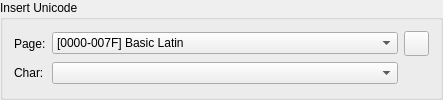
      <widget class="QGroupBox" name="buttonGroup5">
       <property name="title">
        <string>Insert Unicode</string>
       </property>
       <layout class="QGridLayout">
        <item row="0" column="0">
         <widget class="QLabel" name="textLabel1">
          <property name="text">
           <string>Page:</string>
          </property>
          <property name="wordWrap">
           <bool>false</bool>
          </property>
         </widget>
        </item>
        <item row="1" column="0">
         <widget class="QLabel" name="textLabel1_2">
          <property name="text">
           <string>Char:</string>
          </property>
          <property name="wordWrap">
           <bool>false</bool>
          </property>
         </widget>
        </item>
        <item row="0" column="1">
         <widget class="QComboBox" name="cbUniPage">
          <property name="sizePolicy">
           <sizepolicy hsizetype="Preferred" vsizetype="Fixed">
            <horstretch>0</horstretch>
            <verstretch>0</verstretch>
           </sizepolicy>
          </property>
          <property name="minimumSize">
           <size>
            <width>200</width>
            <height>0</height>
           </size>
          </property>
          <property name="toolTip">
           <string>Codepage to use for characted selection</string>
          </property>
          <item>
           <property name="text">
            <string>[0000-007F] Basic Latin</string>
           </property>
          </item>
          <item>
           <property name="text">
            <string>[0080-00FF] Latin-1 Supplementary</string>
           </property>
          </item>
          <item>
           <property name="text">
            <string>[0100-017F] Latin Extended-A</string>
           </property>
          </item>
          <item>
           <property name="text">
            <string>[0180-024F] Latin Extended-B</string>
           </property>
          </item>
          <item>
           <property name="text">
            <string>[0250-02AF] IPA Extensions</string>
           </property>
          </item>
          <item>
           <property name="text">
            <string>[02B0-02FF] Spacing Modifier Letters</string>
           </property>
          </item>
          <item>
           <property name="text">
            <string>[0300-036F] Combining Diacritical Marks</string>
           </property>
          </item>
          <item>
           <property name="text">
            <string>[0370-03FF] Greek and Coptic</string>
           </property>
          </item>
          <item>
           <property name="text">
            <string>[0400-04FF] Cyrillic</string>
           </property>
          </item>
          <item>
           <property name="text">
            <string>[0500-052F] Cyrillic Supplementary</string>
           </property>
          </item>
          <item>
           <property name="text">
            <string>[0530-058F] Armenian</string>
           </property>
          </item>
          <item>
           <property name="text">
            <string>[0590-05FF] Hebrew</string>
           </property>
          </item>
          <item>
           <property name="text">
            <string>[0600-06FF] Arabic</string>
           </property>
          </item>
          <item>
           <property name="text">
            <string>[0700-074F] Syriac</string>
           </property>
          </item>
          <item>
           <property name="text">
            <string>[0780-07BF] Thaana</string>
           </property>
          </item>
          <item>
           <property name="text">
            <string>[0900-097F] Devanagari</string>
           </property>
          </item>
          <item>
           <property name="text">
            <string>[0980-09FF] Bengali</string>
           </property>
          </item>
          <item>
           <property name="text">
            <string>[0A00-0A7F] Gurmukhi</string>
           </property>
          </item>
          <item>
           <property name="text">
            <string>[0A80-0AFF] Gujarati</string>
           </property>
          </item>
          <item>
           <property name="text">
            <string>[0B00-0B7F] Oriya</string>
           </property>
          </item>
          <item>
           <property name="text">
            <string>[0B80-0BFF] Tamil</string>
           </property>
          </item>
          <item>
           <property name="text">
            <string>[0C00-0C7F] Telugu</string>
           </property>
          </item>
          <item>
           <property name="text">
            <string>[0C80-0CFF] Kannada</string>
           </property>
          </item>
          <item>
           <property name="text">
            <string>[0D00-0D7F] Malayalam</string>
           </property>
          </item>
          <item>
           <property name="text">
            <string>[0D80-0DFF] Sinhala</string>
           </property>
          </item>
          <item>
           <property name="text">
            <string>[0E00-0E7F] Thai</string>
           </property>
          </item>
          <item>
           <property name="text">
            <string>[0E80-0EFF] Lao</string>
           </property>
          </item>
          <item>
           <property name="text">
            <string>[0F00-0FFF] Tibetan</string>
           </property>
          </item>
          <item>
           <property name="text">
            <string>[1000-109F] Myanmar</string>
           </property>
          </item>
          <item>
           <property name="text">
            <string>[10A0-10FF] Georgian</string>
           </property>
          </item>
          <item>
           <property name="text">
            <string>[1100-11FF] Hangul Jamo</string>
           </property>
          </item>
          <item>
           <property name="text">
            <string>[1200-137F] Ethiopic</string>
           </property>
          </item>
          <item>
           <property name="text">
            <string>[13A0-13FF] Cherokee</string>
           </property>
          </item>
          <item>
           <property name="text">
            <string>[1400-167F] Unified Canadian Aboriginal Syllabic</string>
           </property>
          </item>
          <item>
           <property name="text">
            <string>[1680-169F] Ogham</string>
           </property>
          </item>
          <item>
           <property name="text">
            <string>[16A0-16FF] Runic</string>
           </property>
          </item>
          <item>
           <property name="text">
            <string>[1700-171F] Tagalog</string>
           </property>
          </item>
          <item>
           <property name="text">
            <string>[1720-173F] Hanunoo</string>
           </property>
          </item>
          <item>
           <property name="text">
            <string>[1740-175F] Buhid</string>
           </property>
          </item>
          <item>
           <property name="text">
            <string>[1760-177F] Tagbanwa</string>
           </property>
          </item>
          <item>
           <property name="text">
            <string>[1780-17FF] Khmer</string>
           </property>
          </item>
          <item>
           <property name="text">
            <string>[1800-18AF] Mongolian</string>
           </property>
          </item>
          <item>
           <property name="text">
            <string>[1E00-1EFF] Latin Extended Additional</string>
           </property>
          </item>
          <item>
           <property name="text">
            <string>[1F00-1FFF] Greek Extended</string>
           </property>
          </item>
          <item>
           <property name="text">
            <string>[2000-206F] General Punctuation</string>
           </property>
          </item>
          <item>
           <property name="text">
            <string>[2070-209F] Superscripts and Subscripts</string>
           </property>
          </item>
          <item>
           <property name="text">
            <string>[20A0-20CF] Currency Symbols</string>
           </property>
          </item>
          <item>
           <property name="text">
            <string>[20D0-20FF] Combining Marks for Symbols</string>
           </property>
          </item>
          <item>
           <property name="text">
            <string>[2100-214F] Letterlike Symbols</string>
           </property>
          </item>
          <item>
           <property name="text">
            <string>[2150-218F] Number Forms</string>
           </property>
          </item>
          <item>
           <property name="text">
            <string>[2190-21FF] Arrows</string>
           </property>
          </item>
          <item>
           <property name="text">
            <string>[2200-22FF] Mathematical Operators</string>
           </property>
          </item>
          <item>
           <property name="text">
            <string>[2300-23FF] Miscellaneous Technical</string>
           </property>
          </item>
          <item>
           <property name="text">
            <string>[2400-243F] Control Pictures</string>
           </property>
          </item>
          <item>
           <property name="text">
            <string>[2440-245F] Optical Character Recognition</string>
           </property>
          </item>
          <item>
           <property name="text">
            <string>[2460-24FF] Enclosed Alphanumerics</string>
           </property>
          </item>
          <item>
           <property name="text">
            <string>[2500-257F] Box Drawing</string>
           </property>
          </item>
          <item>
           <property name="text">
            <string>[2580-259F] Block Elements</string>
           </property>
          </item>
          <item>
           <property name="text">
            <string>[25A0-25FF] Geometric Shapes</string>
           </property>
          </item>
          <item>
           <property name="text">
            <string>[2600-26FF] Miscellaneous Symbols</string>
           </property>
          </item>
          <item>
           <property name="text">
            <string>[2700-27BF] Dingbats</string>
           </property>
          </item>
          <item>
           <property name="text">
            <string>[27C0-27EF] Miscellaneous Mathematical Symbols-A</string>
           </property>
          </item>
          <item>
           <property name="text">
            <string>[27F0-27FF] Supplemental Arrows-A</string>
           </property>
          </item>
          <item>
           <property name="text">
            <string>[2800-28FF] Braille Patterns</string>
           </property>
          </item>
          <item>
           <property name="text">
            <string>[2900-297F] Supplemental Arrows-B</string>
           </property>
          </item>
          <item>
           <property name="text">
            <string>[2980-29FF] Miscellaneous Mathematical Symbols-B</string>
           </property>
          </item>
          <item>
           <property name="text">
            <string>[2A00-2AFF] Supplemental Mathematical Operators</string>
           </property>
          </item>
          <item>
           <property name="text">
            <string>[2E80-2EFF] CJK Radicals Supplement</string>
           </property>
          </item>
          <item>
           <property name="text">
            <string>[2F00-2FDF] Kangxi Radicals</string>
           </property>
          </item>
          <item>
           <property name="text">
            <string>[2FF0-2FFF] Ideographic Description Characters</string>
           </property>
          </item>
          <item>
           <property name="text">
            <string>[3000-303F] CJK Symbols and Punctuation</string>
           </property>
          </item>
          <item>
           <property name="text">
            <string>[3040-309F] Hiragana</string>
           </property>
          </item>
          <item>
           <property name="text">
            <string>[30A0-30FF] Katakana</string>
           </property>
          </item>
          <item>
           <property name="text">
            <string>[3100-312F] Bopomofo</string>
           </property>
          </item>
          <item>
           <property name="text">
            <string>[3130-318F] Hangul Compatibility Jamo</string>
           </property>
          </item>
          <item>
           <property name="text">
            <string>[3190-319F] Kanbun</string>
           </property>
          </item>
          <item>
           <property name="text">
            <string>[31A0-31BF] Bopomofo Extended</string>
           </property>
          </item>
          <item>
           <property name="text">
            <string>[3200-32FF] Enclosed CJK Letters and Months</string>
           </property>
          </item>
          <item>
           <property name="text">
            <string>[3300-33FF] CJK Compatibility</string>
           </property>
          </item>
          <item>
           <property name="text">
            <string>[3400-4DBF] CJK Unified Ideographs Extension A</string>
           </property>
          </item>
          <item>
           <property name="text">
            <string>[4E00-9FAF] CJK Unified Ideographs</string>
           </property>
          </item>
          <item>
           <property name="text">
            <string>[A000-A48F] Yi Syllables</string>
           </property>
          </item>
          <item>
           <property name="text">
            <string>[A490-A4CF] Yi Radicals</string>
           </property>
          </item>
          <item>
           <property name="text">
            <string>[AC00-D7AF] Hangul Syllables</string>
           </property>
          </item>
          <item>
           <property name="text">
            <string>[D800-DBFF] High Surrogates</string>
           </property>
          </item>
          <item>
           <property name="text">
            <string>[DC00-DFFF] Low Surrogate Area</string>
           </property>
          </item>
          <item>
           <property name="text">
            <string>[E000-F8FF] Private Use Area</string>
           </property>
          </item>
          <item>
           <property name="text">
            <string>[F900-FAFF] CJK Compatibility Ideographs</string>
           </property>
          </item>
          <item>
           <property name="text">
            <string>[FB00-FB4F] Alphabetic Presentation Forms</string>
           </property>
          </item>
          <item>
           <property name="text">
            <string>[FB50-FDFF] Arabic Presentation Forms-A</string>
           </property>
          </item>
          <item>
           <property name="text">
            <string>[FE00-FE0F] Variation Selectors</string>
           </property>
          </item>
          <item>
           <property name="text">
            <string>[FE20-FE2F] Combining Half Marks</string>
           </property>
          </item>
          <item>
           <property name="text">
            <string>[FE30-FE4F] CJK Compatibility Forms</string>
           </property>
          </item>
          <item>
           <property name="text">
            <string>[FE50-FE6F] Small Form Variants</string>
           </property>
          </item>
          <item>
           <property name="text">
            <string>[FE70-FEFF] Arabic Presentation Forms-B</string>
           </property>
          </item>
          <item>
           <property name="text">
            <string>[FF00-FFEF] Halfwidth and Fullwidth Forms</string>
           </property>
          </item>
          <item>
           <property name="text">
            <string>[FFF0-FFFF] Specials</string>
           </property>
          </item>
          <item>
           <property name="text">
            <string>[10300-1032F] Old Italic</string>
           </property>
          </item>
          <item>
           <property name="text">
            <string>[10330-1034F] Gothic</string>
           </property>
          </item>
          <item>
           <property name="text">
            <string>[10400-1044F] Deseret</string>
           </property>
          </item>
          <item>
           <property name="text">
            <string>[1D000-1D0FF] Byzantine Musical Symbols</string>
           </property>
          </item>
          <item>
           <property name="text">
            <string>[1D100-1D1FF] Musical Symbols</string>
           </property>
          </item>
          <item>
           <property name="text">
            <string>[1D400-1D7FF] Mathematical Alphanumeric Symbols</string>
           </property>
          </item>
          <item>
           <property name="text">
            <string>[20000-2A6DF] CJK Unified Ideographs Extension B</string>
           </property>
          </item>
          <item>
           <property name="text">
            <string>[2F800-2FA1F] CJK Compatibility Ideographs Supplement</string>
           </property>
          </item>
          <item>
           <property name="text">
            <string>[E0000-E007F] Tags</string>
           </property>
          </item>
          <item>
           <property name="text">
            <string>[F0000-FFFFD] Supplementary Private Use Area-A</string>
           </property>
          </item>
          <item>
           <property name="text">
            <string>[100000-10FFFD] Supplementary Private Use Area-B</string>
           </property>
          </item>
         </widget>
        </item>
        <item row="1" column="1">
         <widget class="QComboBox" name="cbUniChar">
          <property name="sizePolicy">
           <sizepolicy hsizetype="Preferred" vsizetype="Fixed">
            <horstretch>0</horstretch>
            <verstretch>0</verstretch>
           </sizepolicy>
          </property>
          <property name="minimumSize">
           <size>
            <width>25</width>
            <height>0</height>
           </size>
          </property>
          <property name="toolTip">
           <string>Selection of character to insert</string>
          </property>
         </widget>
        </item>
        <item row="0" column="2">
         <widget class="QToolButton" name="bUnicode">
          <property name="sizePolicy">
           <sizepolicy hsizetype="Preferred" vsizetype="Fixed">
            <horstretch>0</horstretch>
            <verstretch>0</verstretch>
           </sizepolicy>
          </property>
          <property name="minimumSize">
           <size>
            <width>25</width>
            <height>25</height>
           </size>
          </property>
          <property name="maximumSize">
           <size>
            <width>25</width>
            <height>25</height>
           </size>
          </property>
          <property name="toolTip">
           <string>Selected character preview. Click to insert to text.</string>
          </property>
          <property name="text">
           <string/>
          </property>
         </widget>
        </item>
       </layout>
      </widget>
